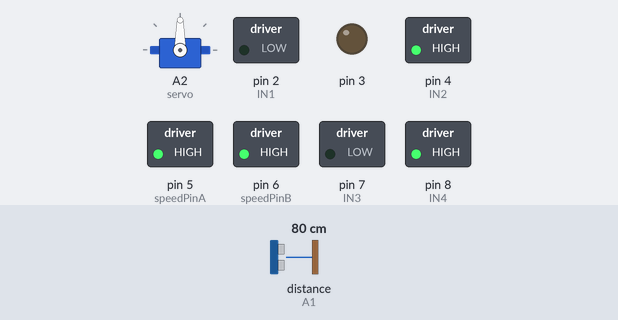
Bench run of a sketch on a simulated Arduino Uno, built with avr-gcc and run on an emulated ATmega328P. Parts: servo, switched loads named in the sketch (green lamp = pin HIGH), output pins drawn as LEDs (lit = HIGH). Dashed ring = blinking. The inputs (shaded band) are chosen by the test bench; at power-on: distance to the obstacle (sensor on A1) 80 cm. The echo pulse lasts 58.3 µs per cm.

Above: at 1.4 s.
1.5 s: distance to the obstacle (sensor on A1) set to 33 cm
4.5 s: distance to the obstacle (sensor on A1) set to 27 cm
At 6.3 s:
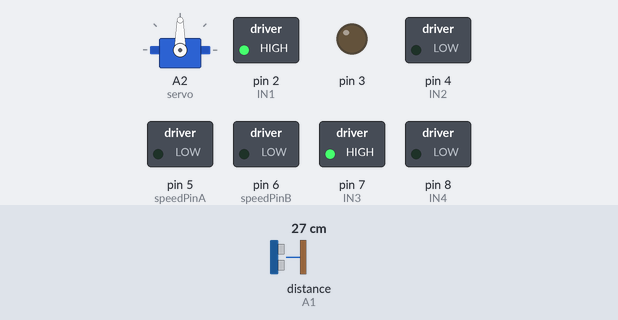
At 8.4 s:
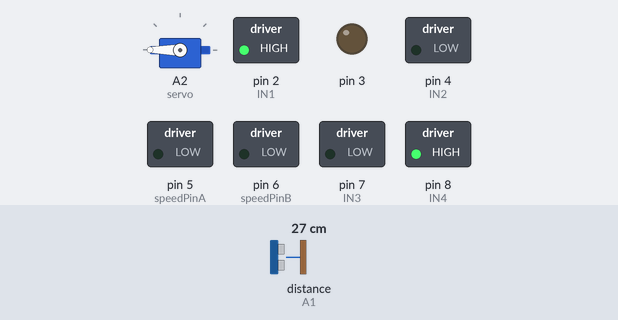
Timing chart, 0 to 16.5 s (numbered marks = the images above; inputs shaded):
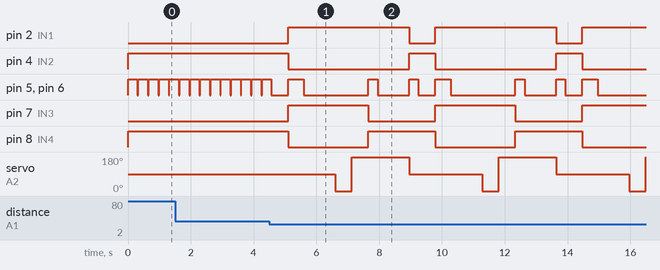

The sketch:

avoidObstacleCar.ino
```cpp
#include <SR04.h>
#include <Servo.h>

#define triggerPin A1
#define echoPin A0
#define speedPinA 5
#define speedPinB 6

SR04 ultrasonicSensor = SR04(echoPin, triggerPin);
long rightObstacleDistance = 0;
long obstacleDistance = 0;
long leftObstacleDistance = 0;

Servo servo;
int servoPosition = 0;

int IN1 = 2;
int IN2 = 4;
int IN3 = 7;
int IN4 = 8;

int motorSpeed = 40;

void carConfig() {
   for(int i=2; i< 9; i++) {
    pinMode(i, OUTPUT);
  }
  Serial.begin(9600);

  servo.attach(A2);
  servo.write(90);
}

void motorsConfig() {
  digitalWrite(speedPinA, motorSpeed);
  digitalWrite(speedPinB, motorSpeed);
}

void goAdvance() {
  motorsConfig();
  digitalWrite(IN1, LOW);
  digitalWrite(IN2, HIGH);
  digitalWrite(IN3, LOW);
  digitalWrite(IN4, HIGH);
  delay(300);
  stopMovement();
}

void goBack() {
  motorsConfig();
  digitalWrite(IN1, HIGH);
  digitalWrite(IN2, LOW);
  digitalWrite(IN3, HIGH);
  digitalWrite(IN4, LOW);
}

void goLeft() {
  motorsConfig();
  digitalWrite(IN1, LOW);
  digitalWrite(IN2, HIGH);
  digitalWrite(IN3, HIGH);
  digitalWrite(IN4, LOW);
  delay(300);
  stopMovement();
}

void goRight() {
  motorsConfig();
  digitalWrite(IN1, HIGH);
  digitalWrite(IN2, LOW);
  digitalWrite(IN3, LOW);
  digitalWrite(IN4, HIGH);
  delay(300);
  stopMovement();
}

void stopMovement() {
  digitalWrite(speedPinA, 0);
  digitalWrite(speedPinB, 0);
}

int measureObstacleDistance() {
  obstacleDistance = ultrasonicSensor.Distance();
  return obstacleDistance;
}

void analyseField() {
  stopMovement();
  delay(500);

  goBack();
  delay(500);

  stopMovement();
  delay(1000);

  servo.write(0);
  rightObstacleDistance = measureObstacleDistance();
  delay(500);

  servo.write(180);
  leftObstacleDistance = measureObstacleDistance();
  delay(500);

  return rightObstacleDistance, leftObstacleDistance;
}

void avoidObstacles() {
  servo.write(90);
  goAdvance();
  obstacleDistance = measureObstacleDistance();

  if (obstacleDistance <= 30) {
    analyseField();

    if (rightObstacleDistance < leftObstacleDistance) {
      goLeft();
      delay(1000);
      stopMovement();
    } else {
      goRight();
      delay(1000);
      stopMovement();
    }

  }
}

void setup() {
  carConfig();
  stopMovement();
}

void loop() {
  avoidObstacles();
}
```

Measured:
- the behaviour switches between 31 and 30 cm on distance to the obstacle (sensor on A1) (found by bisection; images 0 and 1)
- after the input at 4.5 s, pin 2 (IN1): alternates HIGH for 3.9 s and LOW for 0.83 s, starting after 0.60 s; pin 4 (IN2): alternates HIGH for 0.83 s and LOW for 3.9 s, starting after 0.60 s
- by itself, pin 5 (speedPinA), pin 6 (speedPinB): repeats every 4.7 s: HIGH 0.50 s, LOW 2.1 s, HIGH 0.30 s, LOW 1.0 s, HIGH 0.30 s, LOW 0.53 s
